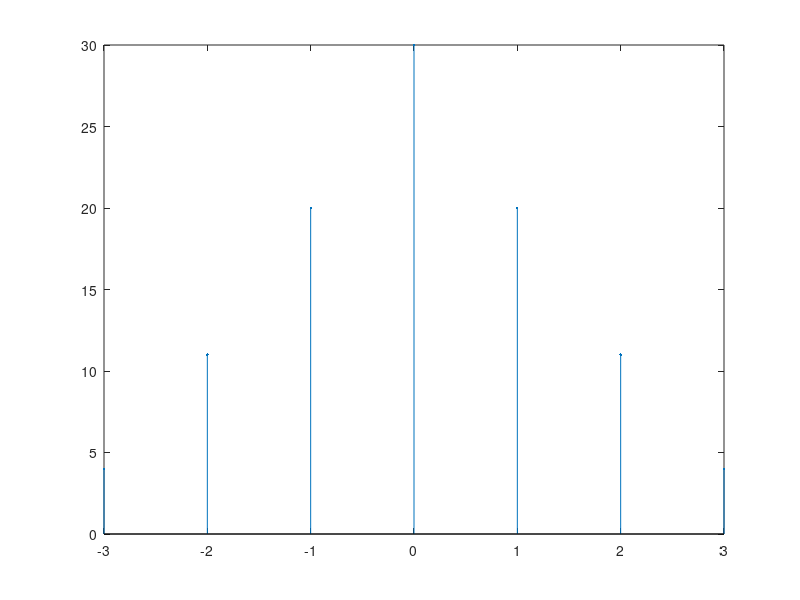

MATLAB code to generate this figure:
clc; %... Clear command line
clear; %... Clear variables
close all; %... Clear figures

%... x = input('Enter the first sequence');
%... Input Formet: [1 3 7 4 9 5]

x = [1 2 3 4];
xNeg = fliplr(x);

z = [];
for i = 1:length(x)
  temp = xNeg.*x(i);
  z = [z;temp];
end

[r, c] = size(z);
ans = zeros(1,r+c-1);

for i = 1:r
  for j = 1:c
    ans(i+j-1) = ans(i+j-1)+z(i,j)
  end
end

disp(ans);
n = -(length(xNeg)-1):length(x)-1;
stem(n, ans, ".");


